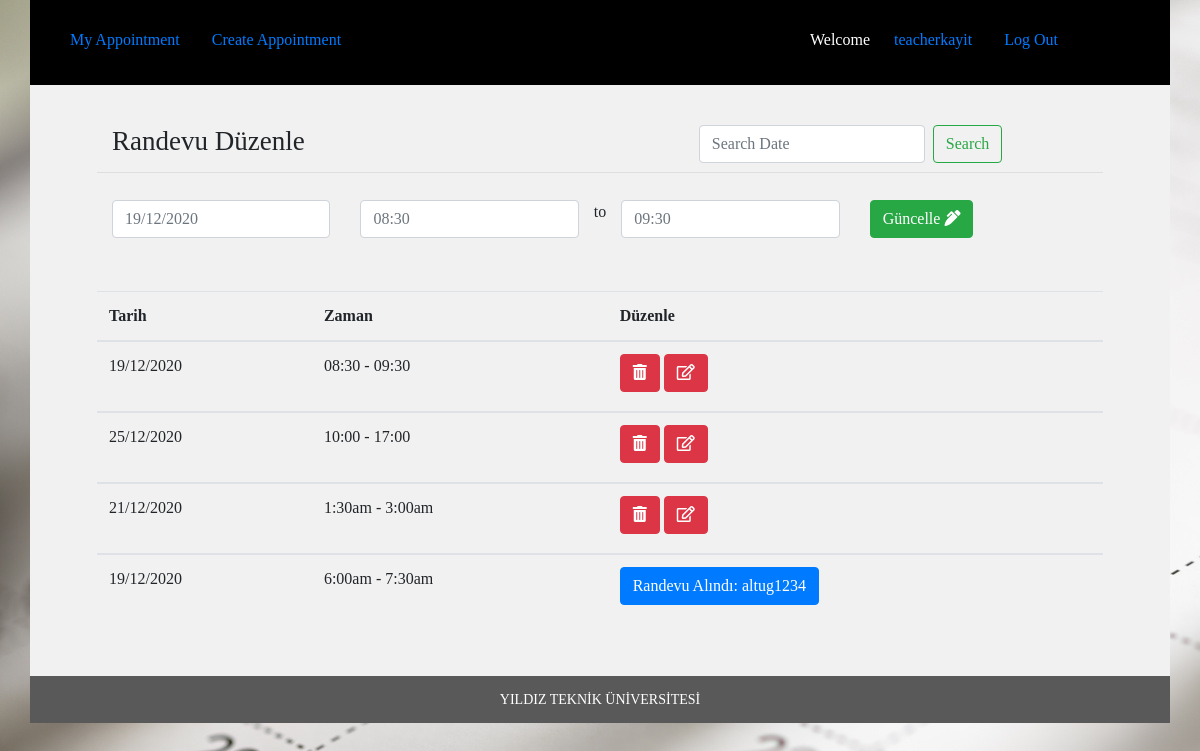
The app's page /teacher/create_appointment/update/49/ (signed in) with its own data.
### teacher/models.py (models this page shows, shortened)
class Appointment(models.Model):
	user=models.ForeignKey(settings.AUTH_USER_MODEL,blank=True, null=True,on_delete=models.DO_NOTHING)
	date=models.CharField(max_length=50)
	time_start=models.CharField(max_length=50)
	time_end=models.CharField(max_length=50)
	room_number=models.CharField(max_length=50)
	appointment_with=models.CharField(max_length=50,blank=True)
	update_time=models.DateField(auto_now=True, auto_now_add=False)
	frist_time=models.DateField(auto_now=False, auto_now_add=True)

### teacher/views.py (the view)
# urls.py: path('create_appointment/update/<int:id>/', teacher_appointment_update,name='teacher_appointment_update'),
def teacher_appointment_update(request,id):
	group_name=Group.objects.all().filter(user = request.user)# get logget user grouped name
	group_name=str(group_name[0]) # convert to string
	if "Teacher" == group_name:
		user_name=request.user.get_username()#Getting Username
		appointment_list = Appointment.objects.all().order_by("-id").filter(user=request.user)
		q=request.GET.get("q") #search start
		if q:
			appointment_list=appointment_list.filter(date__icontains=q)
		else:
			appointment_list = appointment_list #search end
		single_appointment=ingle_appointment= Appointment.objects.get(id=id)
		form = AppointmentForm(request.POST or None, instance=single_appointment)
		if form.is_valid():
			    saving=form.save(commit=False)
			    saving.user=request.user
			    saving.save()
			    messages.success(request, 'Post Created Sucessfully')
			    return redirect('http://127.0.0.1:8000/teacher/create_appointment/')
		appointments= {
		    "query": appointment_list,
		    "user_name":user_name,
		    "form":form,
		}
		return render(request, 'teacher_appointment_update.html', appointments )
	else:
		return redirect('http://127.0.0.1:8000/')

### teacher/forms.py
class AppointmentForm(forms.ModelForm):
	class Meta:
		model=Appointment
		fields=[
		    "date",
		    "time_start",
		    "time_end",
		    "appointment_with"
		]

### templates/teacher_appointment_update.html (shortened to what this page needs)
{% extends 'common_teacher.html' %}
{% block common_teacher %}
<div class="student">
  <div class="container">
    <div class="row min-height">
      <div class="col-sm-12">
        <div class="row main_boder">
          <div class="col-sm-7">
            <h3 class="appointmnet_list">Randevu Düzenle</h3>
          </div>
          <div class="col-sm-5">
            <form class="form-inline my-2 my-lg-0" method="GET" action="">
              <input class="form-control mr-sm-2" type="text" name="q" placeholder="Search Date"
                placeholder="Search With Name" aria-label="Search">
              <button class="btn btn-outline-success my-2 my-sm-0" type="submit" value="Search">Search</button>
            </form>
          </div>
        </div>
        <form method="POST" action="">{% csrf_token %}
          <div class="row" id="datepairExample">
            <div class="col">
              <input type="text" class="form-control date start" name="{{form.date.name}}" required
                id="id_{{form.date.name}}" placeholder="{{form.date.value}}">
            </div>
            <div class="col">
              <input type="text" class="form-control time start" name="{{form.time_start.name}}" required
                id="id_{{form.time_start.name}}" required placeholder="{{form.time_start.value}}">
            </div> to
            <div class="col">
              <input type="text" class="form-control time end" name="{{form.time_end.name}}" required
                id="id_{{form.time_end.name}}" required placeholder="{{form.time_end.value}}">
            </div>
            <div class="col">
              <button type="submit" class="btn btn-success">Güncelle <i class="fas fa-pen-alt"></i></button>
            </div>
          </div>
        </form>
        <br>
      </div>
      <table class="table">
        <thead>
          <tr>
            <th scope="col">Tarih</th>
            <th scope="col">Zaman</th>
            <th scope="col">Düzenle</th>
          </tr>
        </thead>{% for appoint in query %}
        {% if appoint.appointment_with != '' %}
        <tbody>
          <tr>
            <td>{{appoint.date}}</td>
            <td>{{appoint.time_start}} - {{appoint.time_end}}</td>
            <td><button title="Already booked, Not editable" type="button" class="btn btn-primary">Randevu Alındı:
                {{appoint.appointment_with}}</button></td>
          </tr>
        </tbody>{% endif %}
        {% if appoint.appointment_with == '' %}
        <tbody>
          <tr>
            <td>{{appoint.date}}</td>
            <td>{{appoint.time_start}} - {{appoint.time_end}}</td>
            <td><a href='{% url "appointment_delete" id=appoint.id %}'><button type="submit" class="btn btn-danger"><i
                    class="fas fa-trash-alt"></i></button></a> <a
                href='{% url "teacher_appointment_update" id=appoint.id %}'><button type="submit"
                  class="btn btn-danger"><i class="far fa-edit"></i></button></a></td>
          </tr>
        </tbody>{% endif %}
        {% endfor %}
      </table>
    </div>
  </div>
</div>
<div class="footer">
  <div class="container">
    <div class="row">
      <div class="col-sm-12">
        YILDIZ TEKNİK ÜNİVERSİTESİ
      </div>
    </div>
  </div>
</div>
{% endblock common_teacher %}

### templates/common_teacher.html
{% extends 'common.html' %}
{% block body %}
   <div class="container ">
   	<div class="row studnet_nav">
   	             <div class="col-sm-8">
						     <ul class="nav nav-pills">
								  <li class="nav-item">
								    <a class="nav-link" href='{% url "teacher_home"%}'>My Appointment</a>
								  </li>
								  <li class="nav-item">
								    <a class="nav-link" href='{% url "teacher_appointment_list"%}'>Create Appointment</a>
								  </li>
							  </ul>
                  </div>
                 <div class="col-sm-4">
					     <ul class="nav nav-pills">
							  <li class="nav-item">
							    <p>Welcome </p>
							  </li>
							  <li class="nav-item">
							    <a class="nav-link" href="#">{{user_name}}</a>
							  </li>
							  <li class="nav-item">
							    <a class="nav-link" href='{% url "logout"%}'>Log Out</a>
							  </li>
						  </ul>
	       		 </div>
	  </div>
    </div>
    {% block common_teacher %}
    {% endblock common_teacher %}
{% endblock %}

### static/css/style.css (style rules this page uses)
.login { height: 723px; background: url(image/background.jpg); }
.row.studnet_nav { background: hsl(0, 0%, 16%); PADDING: 5PX; }
.row.studnet_nav { background: black; color: white; padding: 9px; padding-top: 20px; }
h3.appointmnet_list { padding: 19px 0px 10px 0px; font-weight: normal; font-size: 27px; }
.student .row { background: #f1f1f1; }
body { font-family: cursive;!important }
.footer .row { background: #595959; text-align: center; font-size: 14px; color: white; padding: 13px; }
li.nav-item p { padding: 8px; }
h3.appointmnet_list { padding: 19px 0px 6px 0px; margin-bottom: 27px; font-weight: normal; font-size: 27px; }
.min-height h3.appointmnet_list { padding: 0px 0px 6px 0px; margin-bottom: 9px; font-weight: normal; font-size: 27px; }
.row.min-height { background: #f1f1f1; padding: 20px 67px 36px 67px; }
.row.main_boder { margin-bottom: 27px; border-bottom: 1px solid #00000014; }
.row.min-height { background: #f1f1f1; padding: 40px 67px 36px 67px; min-height: 591px; }
.main_boder { border-bottom: 1px solid #00000014; }

### records on screen
Appointment: date "19/12/2020", time_start "08:30", time_end "09:30"
Appointment: date "25/12/2020", time_start "10:00", time_end "17:00"
Appointment: date "21/12/2020", time_start "1:30am", time_end "3:00am"
Appointment: date "19/12/2020", time_start "6:00am", time_end "7:30am", appointment_with "altug1234"

### other values on screen
{{ user_name }} "teacherkayit"
